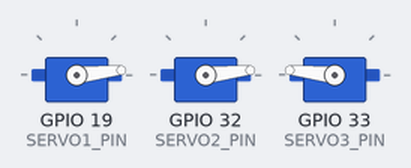
Recording of a sketch running on a simulated ESP32. Shown: 3 × servo. What the sketch prints to the serial monitor is not drawn.

Above: at 0.05 s.
At 0.4 s:
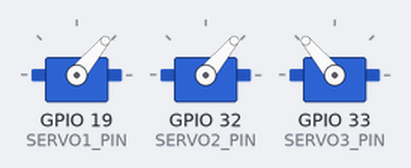
At 0.8 s:
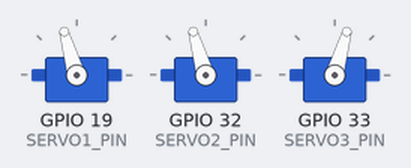
At 1.55 s:
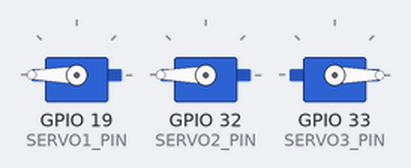
At 2.3 s:
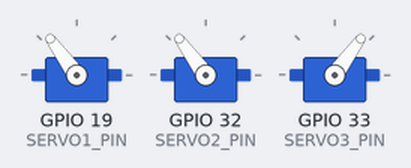
At 3.1 s:
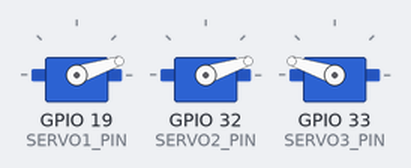
Timing chart, 0 to 8.6 s (numbered marks = the images above):
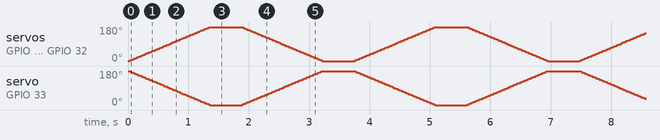

The sketch:

07_Servo_Sweep.ino
```cpp
// ============================================================
//  SKU-1015 ESP32 Breakout Board — 07 Servo Sweep
//  กวาด Servo 3 ช่องบนบอร์ด: Servo1=GPIO19, Servo2=GPIO32, Servo3=GPIO33
//  Library: ESP32Servo (ติดตั้งจาก Library Manager)
//  ⚠️ ไฟเลี้ยง Servo มาจาก DC-DC 5V/3A บนบอร์ด — ต้องต่อไฟ DC IN 6-12V
// ============================================================

#include <ESP32Servo.h>

#define SERVO1_PIN 19
#define SERVO2_PIN 32
#define SERVO3_PIN 33

Servo servo1, servo2, servo3;

void setup() {
  Serial.begin(115200);
  servo1.attach(SERVO1_PIN);
  servo2.attach(SERVO2_PIN);
  servo3.attach(SERVO3_PIN);
  Serial.println("Servo Sweep Start!");
}

void loop() {
  // กวาด 0 -> 180 องศา
  for (int angle = 0; angle <= 180; angle += 2) {
    servo1.write(angle);
    servo2.write(angle);
    servo3.write(180 - angle);  // Servo3 หมุนสวนทาง
    delay(15);
  }
  delay(500);

  // กวาดกลับ 180 -> 0 องศา
  for (int angle = 180; angle >= 0; angle -= 2) {
    servo1.write(angle);
    servo2.write(angle);
    servo3.write(180 - angle);
    delay(15);
  }
  delay(500);
}
```
